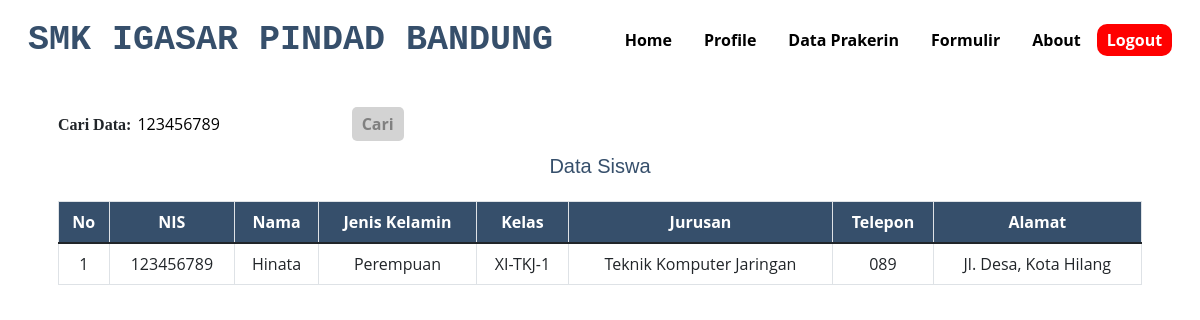
Screenshot of /admin/siswa.php?cari=123456789 with the database file from the repository.
### tables this page shows
CREATE TABLE `siswa` (
  `id` int(10) NOT NULL,
  `nis` varchar(25) NOT NULL,
  `nama` varchar(30) NOT NULL,
  `jenis_kl` varchar(20) NOT NULL,
  `kelas` varchar(10) NOT NULL,
  `jurusan` varchar(30) NOT NULL,
  `tel` varchar(20) NOT NULL,
  `alamat` varchar(255) NOT NULL,
  `nama_inst` varchar(50) NOT NULL,
  `bidang` varchar(30) NOT NULL,
  `alamat_inst` varchar(255) NOT NULL,
  `tel_inst` varchar(20) NOT NULL
);

### admin/siswa.php (the view, shortened to what this page needs)
<?php
include '../koneksi.php';
?>
<!DOCTYPE html>
<html lang="en">
<head>
    <link rel="stylesheet" type="text/css" href="../bootstrap-5.1.3-dist/css/bootstrap.min.css">
    <link rel="stylesheet" type="text/css" href="../fontawesome-free-5.15.0-web/css/all.min.css">
    <link rel="stylesheet" type="text/css" href="../asset/style.css?v2">
</head>
<body>
<header>
        <nav>
        <div class="logo">SMK IGASAR PINDAD BANDUNG</div>
        <div class="wrapper">
            <div class="menu">
            <ul>
                    <li><a href="utama.php">Home</a></li>
                    <li><a href="profile.php">Profile</a></li>
                    <li><a href="dataprakerin.php">Data Prakerin</a></li>
                    <li><a href="formulir.php">Formulir</a></li>
                    <li><a href="about.php">About</a></li>
                    <li><a href="logout.php" style="color: white; background-color: red; border-radius: 10px; font-weight: bold; border: none; margin-top: 20px; padding: 5px 10px 5px 10px;">Logout</a></li>
                </ul>
            </div>
        </div>
    </nav>
</header>
<div class="container">
<article class="card-body"><form method="GET" action="siswa.php" style="text-align: left;">
		<label style="font-family: Trebuchet MS; font-weight: bold;">Cari Data:</label>
		<input type="text" style="border: none; border-radius: 10px; padding:2px;" name="cari" placeholder="Masukkan NIS" value="<?php if(isset($_GET['cari'])) { echo $_GET['cari']; } ?>" />
		<button type="submit" style="color: grey; background-color: lightgrey; border-radius: 5px; font-weight:
        bold; border: none; margin-top: 10px; padding: 5px 10px 5px 10px;"
        value="cari">Cari</button>
</form>
    <h2>Data Siswa</h2>
<table class="table table-bordered">
<thead>
    <tr>
        <th>No</th>
        <th>NIS</th>
        <th>Nama</th>
        <th>Jenis Kelamin</th>
        <th>Kelas</th>
        <th>Jurusan</th>
        <th>Telepon</th>
        <th>Alamat</th>
    </tr>
</thead>
<tbody>
    <?php
    $sql = mysqli_query($conn, "SELECT * FROM siswa ORDER BY nis DESC") or die(mysqli_error($conn));
        $no = 1;
        if(isset($_GET['cari'])){
            $sql = mysqli_query($conn, "SELECT * FROM siswa WHERE nis like '%".$_GET['cari']."%'");
          }
        while($data = mysqli_fetch_assoc($sql))
        {
           { echo '
            <tr>
            <td>'.$no.'</td>
            <td>'.$data['nis'].'</td>
            <td>'.$data['nama'].'</td>
            <td>'.$data['jenis_kl'].'</td>
            <td>'.$data['kelas'].'</td>
            <td>'.$data['jurusan'].'</td>
            <td>'.$data['tel'].'</td>
            <td>'.$data['alamat'].'</td>
            ';
            $no++;
        }}
    ?>
    </tbody>
</article>
</div>
</body>
</html>

### asset/style.css (style rules this page uses)
* { text-decoration: none; margin: 0px; padding: 0px; }
body { margin: 0px; padding: 0px; font-family: 'Open Sans',sans-serif; background-image: url("../asset/gambar/5.jpg"); background-size: cover; background-repeat: no-repeat; background-attachment: fixed; }
.logo { font-size: 35px; font-weight: 800; float: left; font-family: courier; color:#364f6b; margin: auto; text-align: center; }
.wrapper { width: auto; margin: auto; position: relative; }
.menu { float: right; }
nav { width: 100%; margin: auto; display: flex; line-height: 80px; position: relative; top: 0; z-index: 1; border-bottom:1px solid #ffffff; }
nav ul { list-style-type: none; margin: 0; padding: 0; overflow: hidden; }
nav ul li { float: left; }
nav ul li a { color: rgb(0, 0, 0); font-weight: bold; text-align: center; padding: 0px 16px 0px 16px; text-decoration: none; }
h2 { font-family: 'Trebuchet MS', 'Lucida Sans Unicode', 'Lucida Grande', 'Lucida Sans', Arial, sans-serif; font-size: 20px; text-align: center; margin-bottom: 10px; color: #364f6b; width: 100%; line-height: 50px; }
* { box-sizing: border-box; }
header { display: inline; }
.table { text-align: center; background-color: rgb(255, 255, 255); }
thead { color: white; background-color: #364f6b; }

### rows the page displays
siswa: nis "123456789", nama "Hinata", jenis_kl "Perempuan", kelas "XI-TKJ-1", jurusan "Teknik Komputer Jaringan", tel "089", alamat "Jl. Desa, Kota Hilang"
